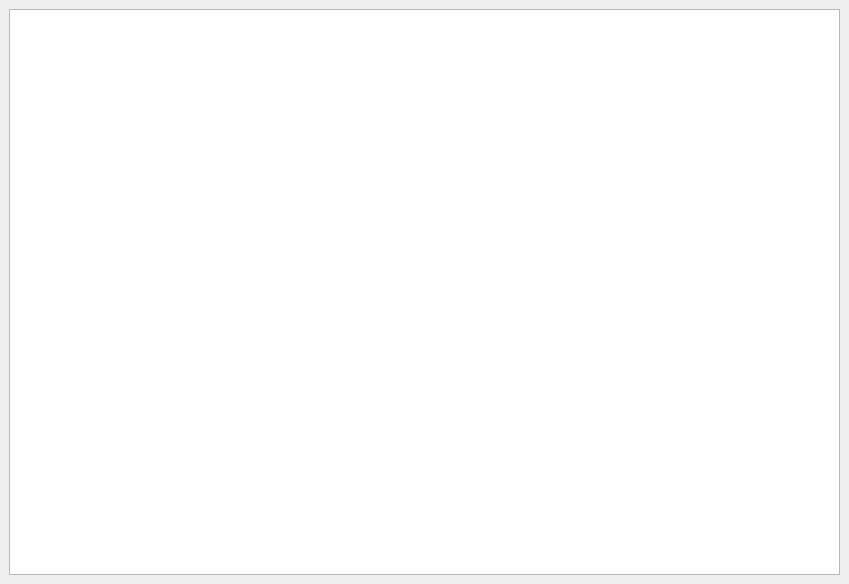
<?xml version="1.0" encoding="UTF-8"?>
<ui version="4.0">
 <class>DockWidget</class>
 <widget class="QDockWidget" name="DockWidget">
  <property name="geometry">
   <rect>
    <x>0</x>
    <y>0</y>
    <width>849</width>
    <height>584</height>
   </rect>
  </property>
  <property name="font">
   <font>
    <weight>75</weight>
    <bold>true</bold>
   </font>
  </property>
  <property name="windowTitle">
   <string>Feature Map</string>
  </property>
  <widget class="QWidget" name="dockWidgetContents">
   <layout class="QGridLayout" name="gridLayout">
    <item row="0" column="0">
     <widget class="GraphicsLayoutWidget" name="featureMapLayout"/>
    </item>
   </layout>
  </widget>
 </widget>
 <customwidgets>
  <customwidget>
   <class>GraphicsLayoutWidget</class>
   <extends>QGraphicsView</extends>
   <header>pyqtgraph</header>
  </customwidget>
 </customwidgets>
 <resources/>
 <connections/>
</ui>
